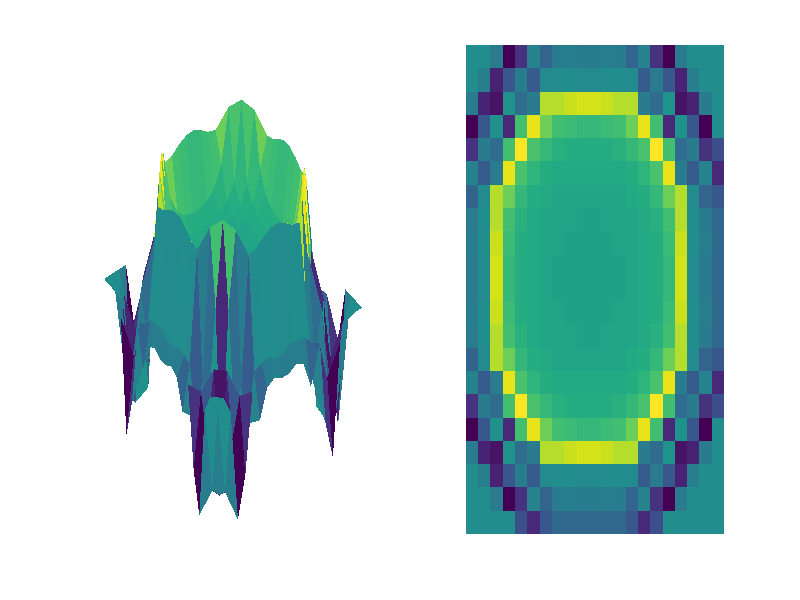

Here is the MATLAB script that generated this plot:
% for each shape, the parameters need to change are: n, True_V,
close all;clear;clc;
addpath ./my_core
%% generate the point cloud in designed shape
radius=1; % the ridus of the sphere
neg_radius=(-1)*radius;
ax=neg_radius;bx=radius;
ay=neg_radius;by=radius;
l1=2*radius;l2=2*radius;
n=10; % partition number
x=linspace(ax,bx,l1*n+1);
y=linspace(ay,by,l2*n+1);
[X,Y]=meshgrid(x,y);
Z=-1.*sqrt(1-X.^2-Y.^2);
Z=real(Z); 
%% calculate the 1st-order volume 
[M,N]=size(Z);
s=l1*l2/((M-1)*(N-1));
V=zeros(M,N);
for i=1:M-1
    for j=1:N-1
        f1=Z(i,j);
        f2=Z(i+1,j);
        f3=Z(i,j+1);
        f4=Z(i+1,j+1);
        average_h=(f1+f2+f3+f4)/4;
        V(i,j)=s*average_h;
    end
end
Volume=sum(sum(V));

%% the second-order volume estimation
% filter 6*6
H=[0 0 4 4 0 0;0 3 -7 -7 3 0;4 -7 3 3 -7 4;4 -7 3 3 -7 4;0 3 -7 -7 3 0;0 0 4 4 0 0];
% figure;mesh(H);
Hf=filter2(H,Z,'same');
SS=l1*l2;  % the projected area
Hf_full=filter2(H,Z,'full');
mf=3; % the size of the filter
[M_full,N_full]=size(Hf_full);
Hf_mf=Hf_full(mf:M_full-mf+1,mf:N_full-mf+1);

dividend=4*12*4;  %four direction, four points, 12 is the common dividend
V_Hf=sum(sum(Hf))*s/dividend;
% for the middle area
mD=ceil(6/2);
V_Hf_middle=sum(sum(Hf(mD:M-mD,mD:N-mD)))*s/dividend;
V_Hf_middle_scale=sum(sum(Hf(mD:M-mD,mD:N-mD)))*M*N*s/((M-2*mD)*(N-2*mD)*dividend);
% in fact, below is the true 2th-order estimation
averageH=sum(sum(Hf))/((M-1)*(N-1));
V_Hf_averageH=averageH*SS/dividend;

nf=6;
Hf_nf=Hf_full(nf:M_full-nf+1,nf:N_full-nf+1);
[M_nf,N_nf]=size(Hf_nf);
averageH_nf=sum(sum(Hf_nf))/(M_nf*N_nf);
V_nf=averageH_nf*SS/dividend;


[M_mf,N_mf]=size(Hf_mf);
averageH_mf=sum(sum(Hf_mf))/(M_mf*N_mf);
V_mf=averageH_mf*SS/dividend;

averageH_full=sum(sum(Hf_full))/(M_full*N_full);
V_full=averageH_full*SS/dividend;

V_all_average2=(V_mf+V_full)/2;

figure;subplot(1,2,1);surf(X,Y,Hf,'EdgeColor','none');
axis tight;axis off;
% axis([-1,1,-1,1]);
subplot(1,2,2);imagesc([-1;1],[-1;1],Hf);
axis tight;axis off;
save('XYHfplot_bathtub_001.mat','X','Y','Hf');



Hf1=reshape(Hf,[],1);
Q3=prctile(Hf1,75);
Q1=prctile(Hf1,25);
Q2=prctile(Hf1,50);
% IQR=Q3-Q1;
% Upper_adjacent=Q3+1.5*IQR;
% Lower_adjacent=Q1-1.5*IQR;
% Hf_a=Hf1(Hf1<Upper_adjacent);
% Hf_a=Hf_a(Hf_a>Lower_adjacent);
% Mean_without_outliers=sum(Hf_a)/(M*N);
% V_Hf_mean=Mean_without_outliers*SS/dividend;

V_Hf_Q2=Q2*SS/dividend;
V_all_average3=(V_Hf_Q2+V_mf+V_full)/3;

%% volume calculation and error estimation
True_V=13*pi/6;
V2=Volume-V_all_average3;
V_2021=Volume-V_Hf_middle;
V_2021_scale=Volume-V_Hf_middle_scale;
V_Hf_averageV=Volume-V_Hf_averageH;
V_nf2=Volume-V_nf;

error1=True_V+Volume;
error2=True_V+Volume-V_all_average3;

%% the second-order estimation
% SS=l1*l2;  % the projected area
% True_V=2*pi/3;
% [V_vector,volume_vector,E_vector,Hf]=second_order(Z,s,SS,True_V,Volume);
% 
% figure;surf(X,Y,Z+1.1,'EdgeColor','none');
% hold on
% imagesc([-1;1],[-1;1],Z+1.1);
% xlabel('X');ylabel('Y');zlabel('Z');
% axis tight;axis off;
%% evaluate the 3-D alpha shape volume and Simpson2d
% [alpha3D_V,error_alpha3D]=alpha_3D_V(X,Y,Z,True_V);
% [volume_simp2,error_simp,coe_equal]=my_simpson2(Z,ax,bx,ay,by,True_V);

%% save the figure and point cloud
% f=getframe(gca);
% imwrite(f.cdata,['./figures/ball' num2str(n) '.tif'],...
%     'Resolution',[900,900]); 
% % imwrite(f.cdata,['./figures/sphere' num2str(n) '.png'],...
% %     'XResolution',600,'YResolution',600);
% save(['./figures/ball_' num2str(n) '_Hf.mat'],'X','Y','Hf');
% save(['./point clouds/XYZ_ball_' num2str(n) '.mat'],'X','Y','Z');
% save(['./volume and error results/ball_V_E_' num2str(n) '.txt'],'V_vector',...
%     'volume_vector','E_vector','alpha3D_V','error_alpha3D','volume_simp2',...
%     'error_simp','-ascii');
% % save for the civil 3D evaluation
% Px1=reshape(X,[],1);
% Py1=reshape(Y,[],1);
% Pz1=reshape(Z,[],1);
% comparison_surface=[Px1,Py1,Pz1];
% % figure;plot3(P1(:,1),P1(:,2),P1(:,3),'r*');
% % for the base surface points saving
% nnZ=size(Pz1,1);
% Z2=zeros(nnZ,1);
% base_surface=[Px1,Py1,Z2];
% 
% base_surface_100=base_surface.*100;
% comparison_surface_100=comparison_surface.*100;
% save(['./point clouds/base_surface_ball_100_' num2str(n) '.txt'],'base_surface_100','-ascii');
% save(['./point clouds/comparison_surface_ball_100_' num2str(n) '.txt'],'comparison_surface_100','-ascii');
% % 
% % comparison_cloud=pointCloud(comparison_surface);
% % B_C_cloud=pointCloud(B_C_surface);
% % pcwrite(comparison_cloud,'comparison_cloud_01','PLYFormat','binary');
% % pcwrite(B_C_cloud,'B_C_cloud_01','PLYFormat','binary');


